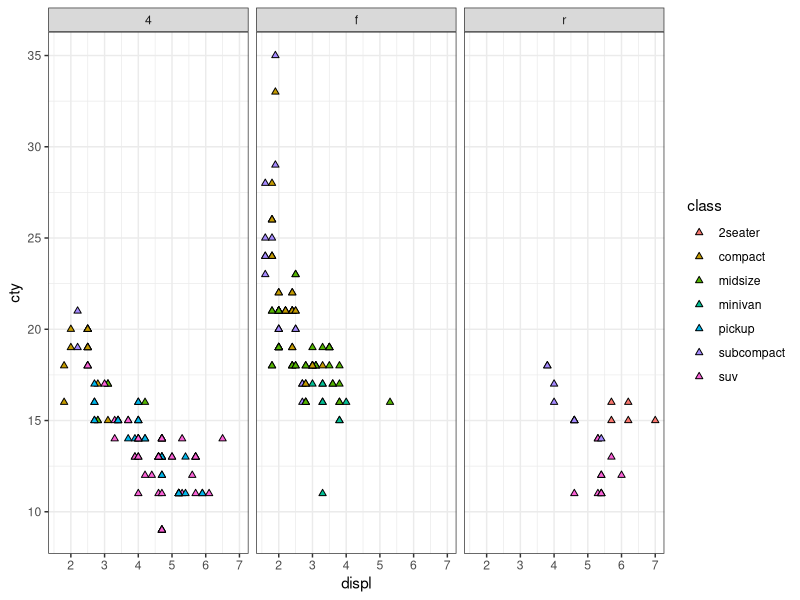

Write the R code that produced this figure.
## ---- chunk 1
library(ggplot2)
ggplot(data=mpg)+
  geom_point(aes(displ, y=cty, fill=class), shape=24)+
  facet_grid(~drv)+
  theme_bw()
